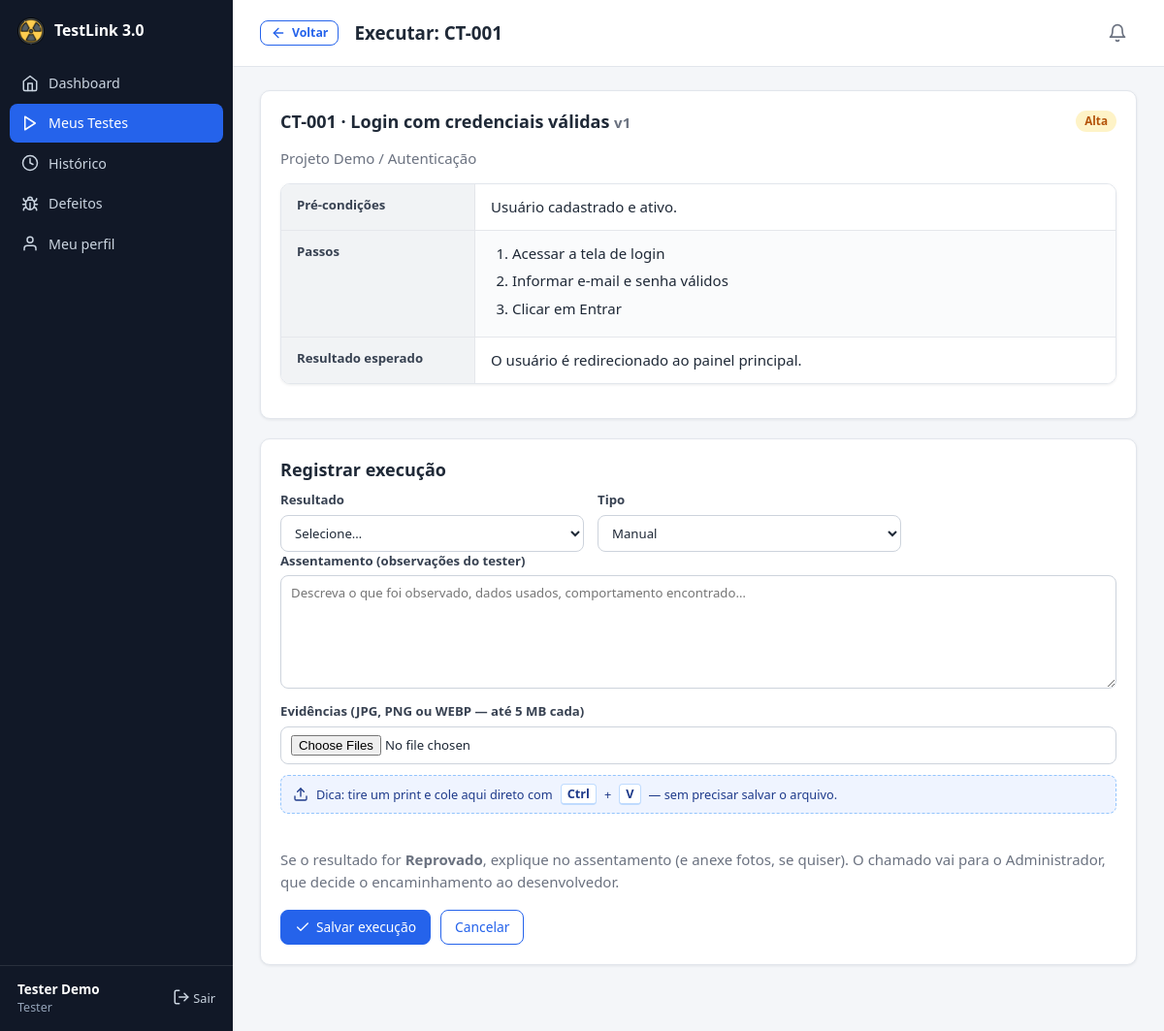
Screenshot of /execute.php?case_id=1 (signed in) with the database file from the repository.
### tables this page shows
CREATE TABLE users (
    id            INT UNSIGNED AUTO_INCREMENT PRIMARY KEY,
    name          VARCHAR(120) NOT NULL,
    email         VARCHAR(160) NOT NULL UNIQUE,
    password_hash VARCHAR(255) NOT NULL,
    role          ENUM('admin','tester','developer','viewer') NOT NULL DEFAULT 'tester',
    active        TINYINT(1) NOT NULL DEFAULT 1,
     
    status        ENUM('approved','pending','rejected') NOT NULL DEFAULT 'approved',
     
    self_registered TINYINT(1) NOT NULL DEFAULT 0,
    created_at    DATETIME NOT NULL DEFAULT CURRENT_TIMESTAMP
);

CREATE TABLE test_cases (
    id              INT UNSIGNED AUTO_INCREMENT PRIMARY KEY,
    project_id      INT UNSIGNED NOT NULL,
    suite_id        INT UNSIGNED NOT NULL,
    code            VARCHAR(40) NOT NULL,
    title           VARCHAR(200) NOT NULL,
    preconditions   TEXT NULL,
    steps           TEXT NOT NULL,
    expected_result TEXT NOT NULL,
    priority        ENUM('low','medium','high','critical') NOT NULL DEFAULT 'medium',
    status          ENUM('active','inactive') NOT NULL DEFAULT 'active',
    version         INT UNSIGNED NOT NULL DEFAULT 1,
    created_by      INT UNSIGNED NULL,
     
    responsible_tester_id INT UNSIGNED NULL,
    responsible_dev_id    INT UNSIGNED NULL,
    express               TINYINT(1) NOT NULL DEFAULT 0,
    created_at      DATETIME NOT NULL DEFAULT CURRENT_TIMESTAMP,
    updated_at      DATETIME NOT NULL DEFAULT CURRENT_TIMESTAMP ON UPDATE CURRENT_TIMESTAMP,
    UNIQUE KEY uq_case_code (project_id, code),
    FOREIGN KEY (project_id) REFERENCES projects(id) ON DELETE CASCADE,
    FOREIGN KEY (suite_id)   REFERENCES suites(id)   ON DELETE CASCADE,
    FOREIGN KEY (created_by) REFERENCES users(id)    ON DELETE SET NULL,
    FOREIGN KEY (responsible_tester_id) REFERENCES users(id) ON DELETE SET NULL,
    FOREIGN KEY (responsible_dev_id)    REFERENCES users(id) ON DELETE SET NULL
);

CREATE TABLE projects (
    id          INT UNSIGNED AUTO_INCREMENT PRIMARY KEY,
    name        VARCHAR(150) NOT NULL,
    description TEXT NULL,
    status      ENUM('active','archived') NOT NULL DEFAULT 'active',
    created_by  INT UNSIGNED NULL,
    created_at  DATETIME NOT NULL DEFAULT CURRENT_TIMESTAMP,
    FOREIGN KEY (created_by) REFERENCES users(id) ON DELETE SET NULL
);

CREATE TABLE suites (
    id          INT UNSIGNED AUTO_INCREMENT PRIMARY KEY,
    project_id  INT UNSIGNED NOT NULL,
    name        VARCHAR(150) NOT NULL,
    description TEXT NULL,
    created_at  DATETIME NOT NULL DEFAULT CURRENT_TIMESTAMP,
    FOREIGN KEY (project_id) REFERENCES projects(id) ON DELETE CASCADE
);

### includes/db.php (called while the page is built)
<?php
function db(): PDO
{
    static $pdo = null;
    if ($pdo === null) {
        $dsn = 'mysql:host=' . DB_HOST . ';dbname=' . DB_NAME . ';charset=' . DB_CHARSET;
        try {
            $pdo = new PDO($dsn, DB_USER, DB_PASS, [
                PDO::ATTR_ERRMODE            => PDO::ERRMODE_EXCEPTION,
                PDO::ATTR_DEFAULT_FETCH_MODE => PDO::FETCH_ASSOC,
                PDO::ATTR_EMULATE_PREPARES   => false,
            ]);
        } catch (PDOException $e) {
            http_response_code(500);
            exit('<h1>Erro de conexão</h1><p>Não foi possível conectar ao banco de dados. '
                . 'Verifique <code>config/config.php</code> e se o <code>database.sql</code> foi importado.</p>');
        }
    }
    return $pdo;
}
function q(string $sql, array $params = []): PDOStatement
{
    $st = db()->prepare($sql);
    $st->execute($params);
    return $st;
}

### includes/auth.php (called while the page is built, shortened)
<?php
function current_user(): ?array
{
    static $user = false;
    if ($user !== false) {
        return $user;
    }
    $row = q('SELECT id, name, email, role, active FROM users WHERE id = ?', [$_SESSION['uid']])->fetch();
    return $user = $row;
}
function require_login(): array
{
    $u = current_user();
    return $u;
}
function require_role(string ...$roles): array
{
    $u = require_login();
    return $u;
}

### includes/notify.php (called while the page is built, shortened)
<?php
function unread_notifications(int $userId): int
{
    return (int)q('SELECT COUNT(*) FROM notifications WHERE user_id = ? AND read_at IS NULL', [$userId])->fetchColumn();
}

### includes/upload.php (called while the page is built, shortened)
<?php
function max_upload_bytes(): int
{
    return max(1, (int)get_setting('max_upload_mb', '5')) * 1024 * 1024;
}

### execute.php (the view, shortened to what this page needs)
<?php
require __DIR__ . '/includes/bootstrap.php';
$user = require_role('tester');
$uid = (int)$user['id'];
$caseId = get_int('case_id');
$case = q('SELECT tc.*, p.name project, s.name suite FROM test_cases tc
           JOIN projects p ON p.id = tc.project_id JOIN suites s ON s.id = tc.suite_id WHERE tc.id = ?', [$caseId])->fetch();
$retest = q("SELECT * FROM defects WHERE case_id = ? AND status = 'retest' AND retest_tester_id = ? ORDER BY id LIMIT 1", [$caseId, $uid])->fetch() ?: null;
$pageTitle = ($retest ? 'Reteste: ' : 'Executar: ') . $case['code'];
$active = 'my_tests.php';
$backUrl = 'case_view.php?id=' . $caseId;
include __DIR__ . '/includes/header.php';
?>
<div class="card">
    <div class="card-head">
        <h2><?= e($case['code']) ?> · <?= e($case['title']) ?> <small class="muted">v<?= (int)$case['version'] ?></small></h2>
        <?= level_badge($case['priority']) ?>
    </div>
    <p class="muted"><?= e($case['project']) ?> / <?= e($case['suite']) ?></p>
    <dl class="detail-grid rows">
        <dt>Pré-condições</dt><dd class="pre"><?= e($case['preconditions'] ?: '—') ?></dd>
        <dt>Passos</dt>
        <dd><ol class="steps">
            <?php foreach (preg_split('/\R/', trim($case['steps'])) as $step): if (trim($step) === '') continue; ?>
                <li><?= e($step) ?></li>
            <?php endforeach; ?>
        </ol></dd>
        <dt>Resultado esperado</dt><dd class="pre"><?= e($case['expected_result']) ?></dd>
    </dl>
</div>
<form method="post" enctype="multipart/form-data" class="card">
    <h2>Registrar execução</h2>
    <div class="grid grid-2" style="max-width:640px">
        <label class="field">Resultado
            <select name="result" required data-result-select>
                <option value="">Selecione…</option>
            </select>
        </label>
        <label class="field">Tipo
            <select name="exec_type" required><?= options(EXEC_TYPES, $_POST['exec_type'] ?? 'manual') ?></select>
        </label>
    </div>
    <div class="grid">
        <label class="field">Assentamento (observações do tester)
            <textarea name="notes" rows="5" placeholder="Descreva o que foi observado, dados usados, comportamento encontrado…"><?= e($_POST['notes'] ?? '') ?></textarea>
        </label>
        <label class="field">Evidências (JPG, PNG ou WEBP — até <?= (int)(max_upload_bytes() / 1048576) ?> MB cada)
            <input type="file" name="evidences[]" accept="image/jpeg,image/png,image/webp" multiple data-preview-input>
            <span class="paste-hint"><?= icon('upload', 16) ?> Dica: tire um print e cole aqui direto com <kbd>Ctrl</kbd>+<kbd>V</kbd> — sem precisar salvar o arquivo.</span>
        </label>
    </div>
    <p class="muted" style="margin-top:14px">Se o resultado for <strong>Reprovado</strong>, explique no assentamento (e anexe fotos, se quiser).
        O chamado vai para o Administrador, que decide o encaminhamento ao desenvolvedor.</p>
    <div class="form-actions">
        <button class="btn" type="submit"><?= icon('check', 16) ?> Salvar execução</button>
        <a class="btn btn-ghost" href="my_tests.php">Cancelar</a>
    </div>
</form>
<?php include __DIR__ . '/includes/footer.php'; ?>

### includes/header.php (shortened to what this page needs)
<?php
$user = current_user();
$pageTitle = $pageTitle ?? '';
$active = $active ?? '';
$clean = !empty($_GET['clean']);
$sys = get_setting('system_name', APP_NAME);
?>
<!DOCTYPE html>
<html lang="pt-BR">
<head>
    <link rel="stylesheet" href="assets/css/style.css?v=<?= (int)@filemtime(__DIR__ . '/../assets/css/style.css') ?>">
</head>
<body class="<?= trim(($clean ? 'clean ' : '') . ($bodyClass ?? '')) ?>">
<?php if ($user): ?>
<div class="layout">
    <aside class="sidebar" id="sidebar">
        <a class="brand" href="dashboard.php">
            <img src="assets/img/favicon.png" alt="" width="28" height="28">
            <span><?= e($sys) ?></span>
        </a>
        <nav>
            <?php foreach (nav_items($user['role']) as [$file, $label, $ico]): ?>
                <a href="<?= e($file) ?>" class="<?= $active === strtok($file, '?') ? 'active' : '' ?>">
                    <?= icon($ico) ?> <span><?= e($label) ?></span>
                </a>
            <?php endforeach; ?>
        </nav>
        <div class="sidebar-foot">
            <div class="who">
                <strong><?= e($user['name']) ?></strong>
                <small><?= e(ROLES[$user['role']]) ?></small>
            </div>
            <a href="logout.php" class="logout" title="Sair"><?= icon('logout') ?> Sair</a>
        </div>
    </aside>
    <div class="main">
        <header class="topbar no-print">
            <?php if (!empty($backUrl)): ?><?= back_button($backUrl, 'btn-sm') ?><?php endif; ?>
            <h1><?= e($pageTitle) ?></h1>
            <?php $unreadN = unread_notifications((int)$user['id']); ?>
            <a href="notifications.php" class="bell <?= $unreadN ? 'has' : '' ?>" title="<?= $unreadN ? $unreadN . ' aviso(s) que precisam da sua ação' : 'Nenhum aviso pendente' ?>"
               aria-label="Notificações: <?= $unreadN ?> pendente(s)">
                <?= icon('bell', 20) ?><?php if ($unreadN): ?><span class="bell-count"><?= $unreadN > 99 ? '99+' : $unreadN ?></span><?php endif; ?>
            </a>
        </header>
        <main class="content">
<?php else: ?>
<main class="auth-wrap">
<?php endif; ?>

### rows the page displays
users: name "Tester Demo", role "Tester"
test_cases: code "CT-001", title "Login com credenciais válidas", version "1", project.name "Projeto Demo", suite.name "Autenticação", preconditions "Usuário cadastrado e ativo.", steps "Acessar a tela de login", steps "Informar e-mail e senha válidos", steps "Clicar em Entrar", expected_result "O usuário é redirecionado ao painel principal."

### other values shown
$sys "TestLink 3.0"
$label "Dashboard"
$label "Meus Testes"
$label "Histórico"
$label "Defeitos"
$label "Meu perfil"
$pageTitle "Executar: CT-001"
$text "Alta"
max_upload_bytes() / 1048576 "5"
form field exec_type "Manual"
